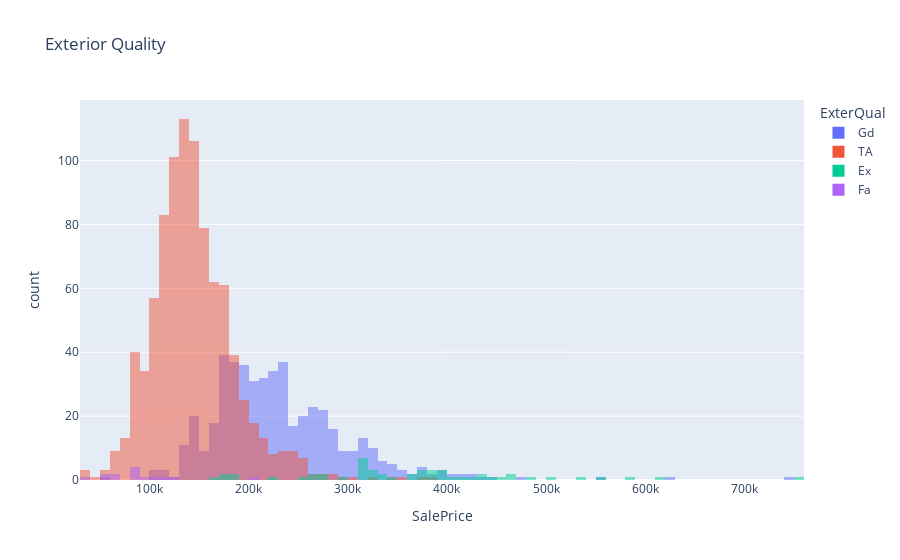
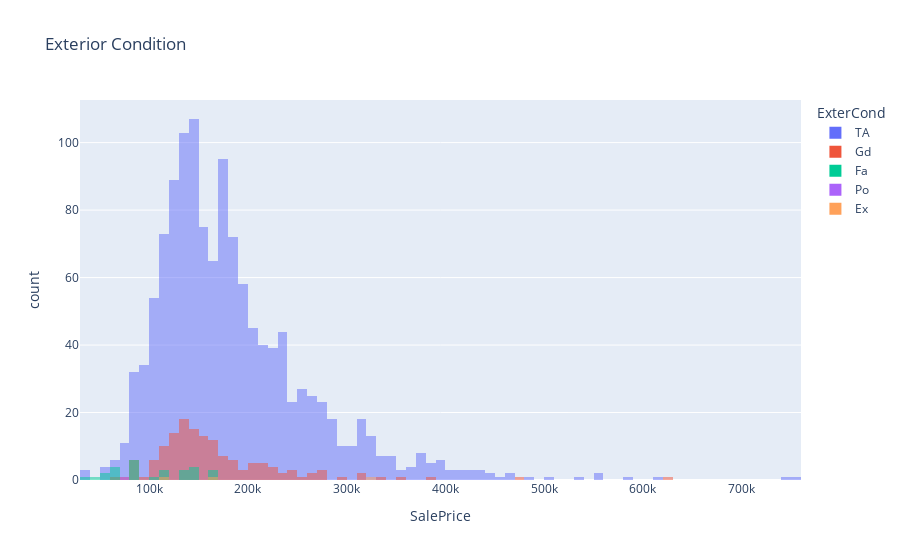

These figures' notebook cell, in order:
### Code cell
fig = px.histogram(df, x="SalePrice", color='ExterQual',barmode="overlay",title='Exterior Quality')
fig.update_layout(height=400)
fig.show()

fig = px.histogram(df, x="SalePrice", color='ExterCond',barmode="overlay",title="Exterior Condition")
fig.update_layout(height=400)
fig.show()

### Figure 1 — Plotly figure (JSON) as saved in the notebook; plotly's stock layout.template omitted (floating-point values rounded to 4 significant figures; data arrays with more than 128 entries replaced by an {"elided": "..."} marker saying what was removed)
{"data": [{"alignmentgroup": "True", "bingroup": "x", "hovertemplate": "ExterQual=Gd<br>SalePrice=%{x}<br>count=%{y}<extra></extra>", "legendgroup": "Gd", "marker": {"color": "#636efa", "opacity": 0.5, "pattern": {"shape": ""}}, "name": "Gd", "offsetgroup": "Gd", "orientation": "v", "showlegend": true, "type": "histogram", "x": {"elided": "488 int values"}, "xaxis": "x", "yaxis": "y"}, {"alignmentgroup": "True", "bingroup": "x", "hovertemplate": "ExterQual=TA<br>SalePrice=%{x}<br>count=%{y}<extra></extra>", "legendgroup": "TA", "marker": {"color": "#EF553B", "opacity": 0.5, "pattern": {"shape": ""}}, "name": "TA", "offsetgroup": "TA", "orientation": "v", "showlegend": true, "type": "histogram", "x": {"elided": "906 int values"}, "xaxis": "x", "yaxis": "y"}, {"alignmentgroup": "True", "bingroup": "x", "hovertemplate": "ExterQual=Ex<br>SalePrice=%{x}<br>count=%{y}<extra></extra>", "legendgroup": "Ex", "marker": {"color": "#00cc96", "opacity": 0.5, "pattern": {"shape": ""}}, "name": "Ex", "offsetgroup": "Ex", "orientation": "v", "showlegend": true, "type": "histogram", "x": [345000, 277500, 319900, 438780, 185000, 501837, 311872, 386250, 318000, 415298, 266000, 437154, 318061, 426000, 222000, 555000, 380000, 402861, 184750, 446261, 315000, 253293, 325000, 451950, 314813, 274000, 370878, 755000, 361919, 320000, 299800, 538000, 485000, 582933, 385000, 611657, 176500, 320000, 178400, 395192, 337500, 335000, 392500, 367294, 465000, 378500, 160000, 466500, 377500, 394617, 310000, 266500], "xaxis": "x", "yaxis": "y"}, {"alignmentgroup": "True", "bingroup": "x", "hovertemplate": "ExterQual=Fa<br>SalePrice=%{x}<br>count=%{y}<extra></extra>", "legendgroup": "Fa", "marker": {"color": "#ab63fa", "opacity": 0.5, "pattern": {"shape": ""}}, "name": "Fa", "offsetgroup": "Fa", "orientation": "v", "showlegend": true, "type": "histogram", "x": [110000, 85000, 82000, 61000, 39300, 200000, 60000, 55000, 55993, 93000, 81000, 122000, 82500, 105000], "xaxis": "x", "yaxis": "y"}], "layout": {"autosize": true, "barmode": "overlay", "legend": {"title": {"text": "ExterQual"}, "tracegroupgap": 0}, "title": {"text": "Exterior Quality"}, "xaxis": {"anchor": "y", "autorange": true, "domain": [0, 1], "range": [30000.0, 760000.0], "title": {"text": "SalePrice"}, "type": "linear"}, "yaxis": {"anchor": "x", "autorange": true, "domain": [0, 1], "range": [0, 118.9], "title": {"text": "count"}}}}

### Figure 2 — Plotly figure (JSON) as saved in the notebook; plotly's stock layout.template omitted (floating-point values rounded to 4 significant figures; data arrays with more than 128 entries replaced by an {"elided": "..."} marker saying what was removed)
{"data": [{"alignmentgroup": "True", "bingroup": "x", "hovertemplate": "ExterCond=TA<br>SalePrice=%{x}<br>count=%{y}<extra></extra>", "legendgroup": "TA", "marker": {"color": "#636efa", "opacity": 0.5, "pattern": {"shape": ""}}, "name": "TA", "offsetgroup": "TA", "orientation": "v", "showlegend": true, "type": "histogram", "x": {"elided": "1282 int values"}, "xaxis": "x", "yaxis": "y"}, {"alignmentgroup": "True", "bingroup": "x", "hovertemplate": "ExterCond=Gd<br>SalePrice=%{x}<br>count=%{y}<extra></extra>", "legendgroup": "Gd", "marker": {"color": "#EF553B", "opacity": 0.5, "pattern": {"shape": ""}}, "name": "Gd", "offsetgroup": "Gd", "orientation": "v", "showlegend": true, "type": "histogram", "x": {"elided": "146 int values"}, "xaxis": "x", "yaxis": "y"}, {"alignmentgroup": "True", "bingroup": "x", "hovertemplate": "ExterCond=Fa<br>SalePrice=%{x}<br>count=%{y}<extra></extra>", "legendgroup": "Fa", "marker": {"color": "#00cc96", "opacity": 0.5, "pattern": {"shape": ""}}, "name": "Fa", "offsetgroup": "Fa", "orientation": "v", "showlegend": true, "type": "histogram", "x": [40000, 85000, 118964, 169500, 84500, 166000, 137000, 135900, 89500, 82000, 61000, 81000, 67000, 60000, 160000, 39300, 118500, 60000, 149000, 141500, 55000, 140000, 102000, 115000, 144000, 80000, 132500, 58500], "xaxis": "x", "yaxis": "y"}, {"alignmentgroup": "True", "bingroup": "x", "hovertemplate": "ExterCond=Po<br>SalePrice=%{x}<br>count=%{y}<extra></extra>", "legendgroup": "Po", "marker": {"color": "#ab63fa", "opacity": 0.5, "pattern": {"shape": ""}}, "name": "Po", "offsetgroup": "Po", "orientation": "v", "showlegend": true, "type": "histogram", "x": [76500], "xaxis": "x", "yaxis": "y"}, {"alignmentgroup": "True", "bingroup": "x", "hovertemplate": "ExterCond=Ex<br>SalePrice=%{x}<br>count=%{y}<extra></extra>", "legendgroup": "Ex", "marker": {"color": "#FFA15A", "opacity": 0.5, "pattern": {"shape": ""}}, "name": "Ex", "offsetgroup": "Ex", "orientation": "v", "showlegend": true, "type": "histogram", "x": [161000, 325000, 118000], "xaxis": "x", "yaxis": "y"}], "layout": {"autosize": true, "barmode": "overlay", "legend": {"title": {"text": "ExterCond"}, "tracegroupgap": 0}, "title": {"text": "Exterior Condition"}, "xaxis": {"anchor": "y", "autorange": true, "domain": [0, 1], "range": [30000.0, 760000.0], "title": {"text": "SalePrice"}, "type": "linear"}, "yaxis": {"anchor": "x", "autorange": true, "domain": [0, 1], "range": [0, 112.6], "title": {"text": "count"}}}}
